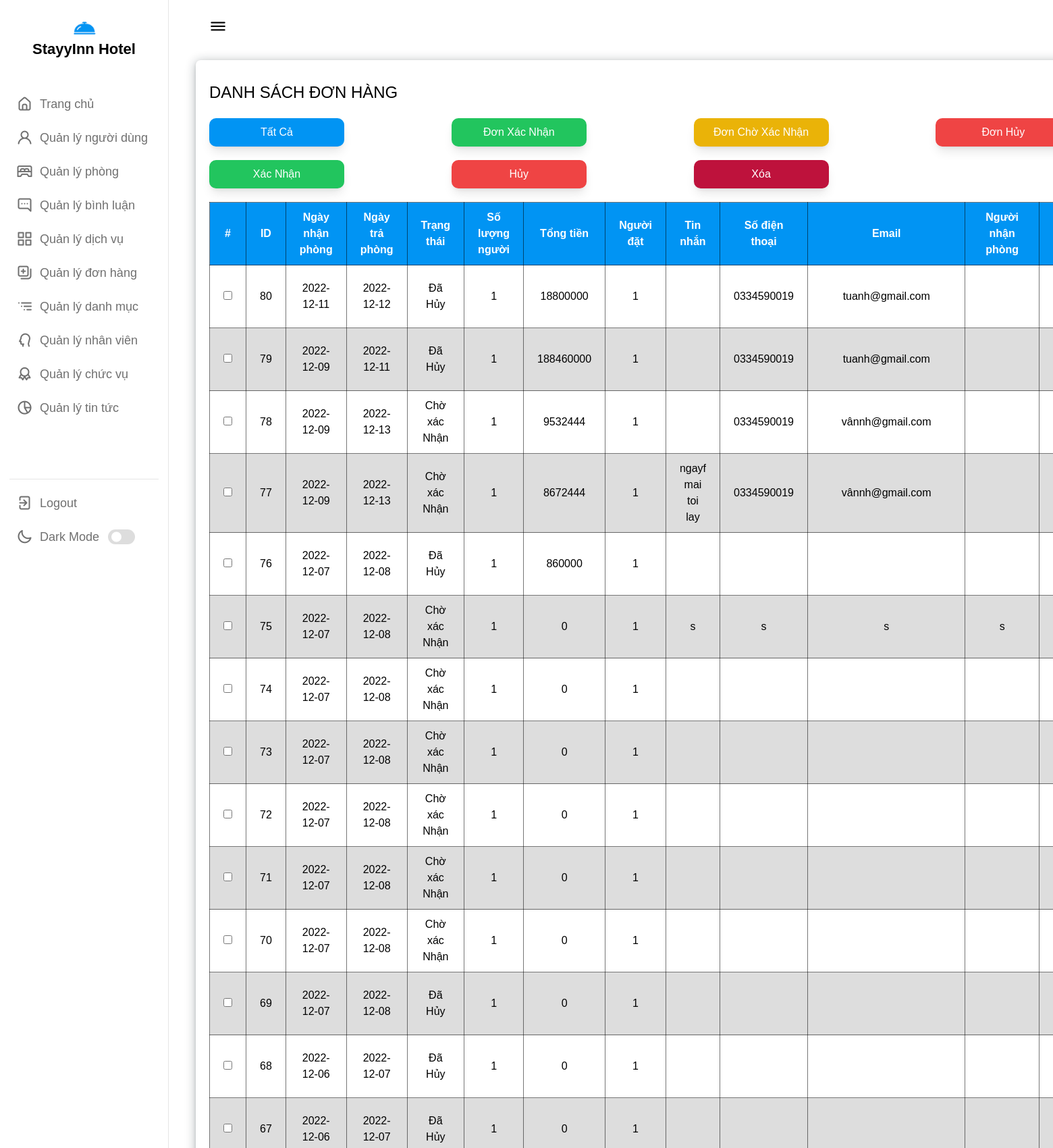
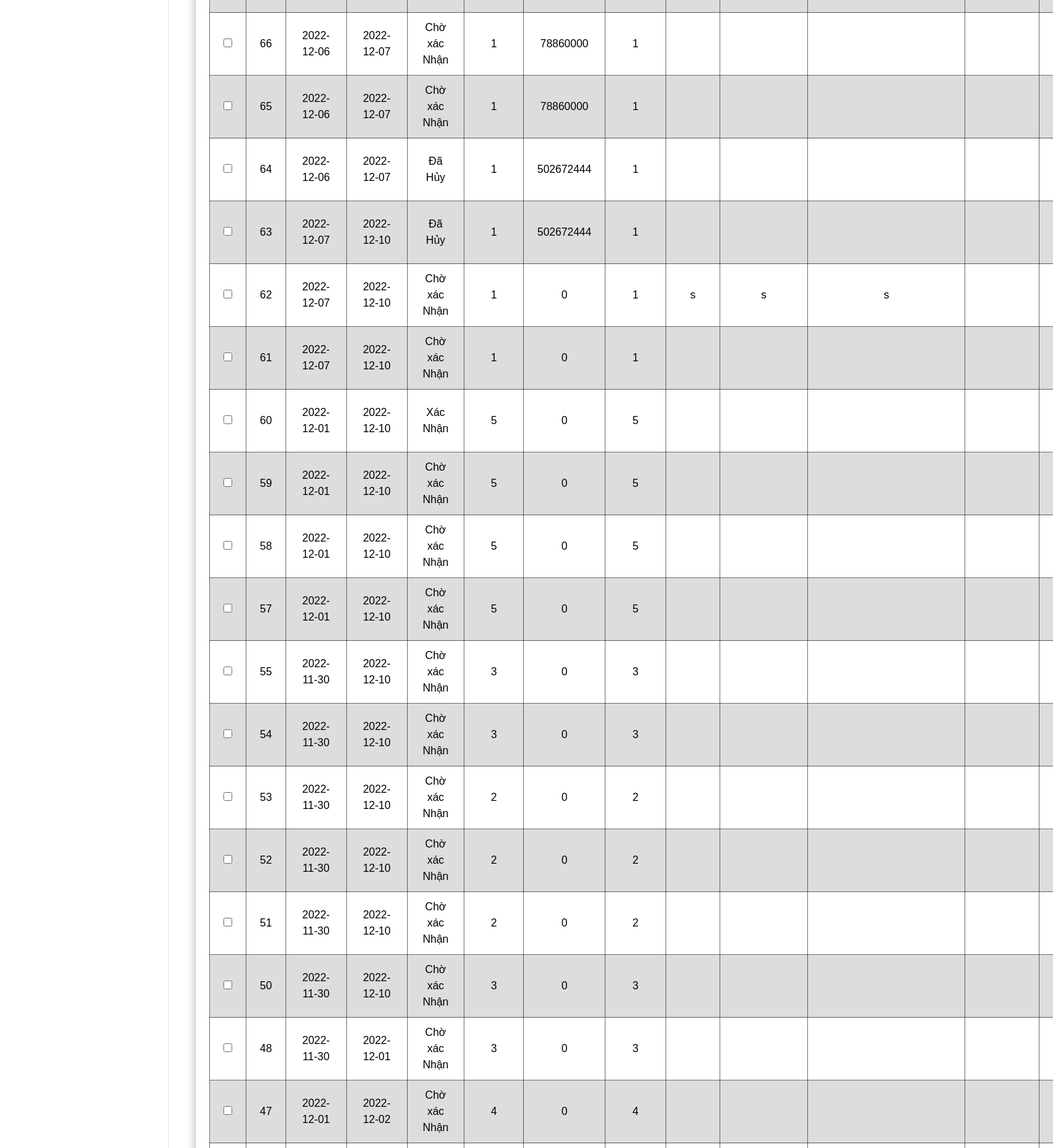
Page /admin/booking/c_booking.php (upper part) on the committed database (2 pictures, top to bottom).
### tables this page shows
CREATE TABLE `bookings` (
  `booking_id` int(11) NOT NULL,
  `check_in_date` date NOT NULL,
  `check_out_date` date NOT NULL,
  `status` tinyint(4) NOT NULL,
  `quantity_people` int(11) NOT NULL,
  `total_amount` int(11) NOT NULL,
  `message` varchar(200) NOT NULL,
  `phone` varchar(200) NOT NULL,
  `email` varchar(200) NOT NULL,
  `name` varchar(200) NOT NULL,
  `id_user` int(11) NOT NULL,
  `create_at` datetime NOT NULL DEFAULT current_timestamp(),
  `updated_at` date NOT NULL DEFAULT current_timestamp()
);

### admin/booking/c_booking.php (called while the page is built, shortened)
<?php
require_once '../../dao/pdo.php';
require_once '../../dao/booking_dao.php';
if(isset($_GET['status'])){
    $booking = load_by_status($_GET['status']);
}else{
    $booking = loadAll_booking();
}
include_once '../templates/layout/layout.php';
?>

### dao/pdo.php (called while the page is built, shortened)
<?php
function getConnect(){
    $connect = new PDO("mysql:host=" . DBHOST
                        . ";dbname=" . DBNAME
                        . ";charset=" . DBCHARSET,
                        DBUSER,
                        DBPASS
            );
    return $connect;
}
function pdo_query_all($query){
    $args = func_get_args();
    $args = array_slice($args, 1);
    $conn = getConnect();
    $stmt = $conn->prepare($query);
    $stmt->execute($args);
    $data = $stmt->fetchAll(PDO::FETCH_OBJ);
    if(count($data) > 0){
        return $data;
    }
    return [];
}
?>

### dao/booking_dao.php (called while the page is built, shortened)
<?php
function loadAll_booking(){
    $query = "SELECT * from bookings bk GROUP BY bk.booking_id DESC;";
    $listroom = pdo_query_all($query);
    return $listroom;
}
?>

### admin/booking/danh-sach.php (the view, shortened to what this page needs)
<div class="dash-content">
    <div class="content">
        <div class="danh_sach">
            <h3>
                DANH SÁCH ĐƠN HÀNG
            </h3>
            <form action="" method="post">
                <div class="action">
                    <div class="grid grid-cols-4 gap-[20px] my-3">
                        <div class="">
                            <a href="c_booking.php" class="bg-[#0194f3] capitalize text-center btn-outline- px-3 py-[12px] shadow-lg w-[200px]">
                                Tất Cả
                            </a>
                        </div>
                        <div class="">
                            <a href="c_booking.php?status=1" class="bg-green-500 capitalize text-center btn-outline- px-3 py-[12px] shadow-lg w-[200px]">
                                Đơn xác nhận
                            </a>
                        </div>
                        <div class="">
                            <a href="c_booking.php?status=0" class="bg-yellow-500 capitalize text-center btn-outline- px-3 py-[12px] shadow-lg w-[200px]">
                                Đơn chờ xác nhận
                            </a>
                        </div>
                        <div class="">
                            <a href="c_booking.php?status=2" class="bg-red-500 capitalize text-center btn-outline- px-3 py-[12px] shadow-lg w-[200px]">
                                Đơn hủy
                            </a>
                        </div>
                        <div class="">
                            <button type="submit" name="approve_booking" class="capitalize bg-green-500 text-center text-white px-3 py-[12px] shadow-lg w-[200px]">
                                xác nhận
                            </button>
                        </div>
                        <div class="">
                            <button type="submit" name="unapproved_booking" class="capitalize bg-red-500 text-center px-3 py-[12px] shadow-lg w-[200px]">
                                Hủy
                            </button>
                        </div>
                        <div class="">
                            <button type="submit" name="delete_booking" class="capitalize bg-rose-700 text-center px-3 py-[12px] shadow-lg w-[200px]" onclick="return confirm('Bạn muốn xóa đơn hàng không?')">
                                Xóa
                            </button>
                        </div>
                    </div>
                </div>
                <table>
                    <tr>
                        <th>#</th>
                        <th style="width: 65px;">ID</th>
                        <th>Ngày nhận phòng</th>
                        <th>Ngày trả phòng</th>
                        <th>Trạng thái</th>
                        <th>Số lượng người</th>
                        <th>Tổng tiền</th>
                        <th>Người đặt</th>
                        <th>Tin nhắn</th>
                        <th>Số điện thoại</th>
                        <th>Email</th>
                        <th>Người nhận phòng</th>
                        <th>Ngày tạo</th>
                    </tr>
                    <?php foreach ($booking as $key => $value) : ?>
                        <tr>
                            <td>
                                <input type="checkbox" name="booking[]" Value="<?php echo $value->booking_id ?>" id="">
                            </td>
                            <td><?php echo $value->booking_id?></td>
                            <td><?php echo $value->check_in_date?></td>
                            <td><?php echo $value->check_out_date?></td>
                            <td><?php  if(($value->status) == 0){
                                    echo "Chờ xác Nhận";
                            }else if(($value->status) == 1){
                                echo "Xác Nhận";
                            }else if (($value->status) == 2){
                                echo "Đã Hủy";
                            }
                                ?></td>
                            <td><?php echo $value->quantity_people ?></td>
                            <td><?php echo $value->total_amount ?></td>
                            <td><?php echo $value->quantity_people ?></td>
                            <td><?php echo $value->message ?></td>
                            <td><?php echo $value->phone ?></td>
                            <td><?php echo $value->email ?></td>
                            <td><?php echo $value->name ?></td>
                            <td><?php echo $value->create_at ?></td>
                        </tr>
                    <?php endforeach ?>
                </table>
            </form>
        </div>
    </div>
</div>

### admin/layout/assets/css/side.css (style rules this page uses)
:root { --primary-color: #0E4BF1; --panel-color: #FFF; --text-color: #000; --black-light-color: #707070; --border-color: #e6e5e5; --toggle-color: #DDD; --box1-color: #4DA3FF; --box2-color: #FFE6AC; --box3-color: #E7D1FC; --title-icon-color: #fff; --tran-05: all 0.5s ease; --tran-03: all 0.3s ease; --tran-03: all 0.2s ease; }

### admin/layout/assets/css/admin_booking1.css (style rules this page uses)
* { padding: 0; margin: 0; box-sizing: border-box; }
body { font-family: tahoma, sans-serif; }
.danh_sach { margin-top: 20px; box-shadow: rgba(14, 30, 37, 0.12) 0 2px 4px 0, rgba(14, 30, 37, 0.32) 0 2px 16px 0; padding: 10px 20px 40px 20px; border-radius: 7px; background-color: var(--panel-color); transition: var(--tran-05); }
.danh_sach h3 { margin: 20px 0; color: var(--text-color); transition: var(--tran-05); font-weight: 500; font-size: 24px; }
table { border-collapse: collapse; }
table, th, td { border: 1px solid rgba(0, 0, 0, 0.532); text-align: center; }
th { color: #fff; }
td, th { padding: 10px 20px; }
.action { margin: 20px 0; }
.action a, .action button, .action .add { margin-right: 5px; display: inline-block; text-decoration: none; color: #fff; padding: 9px; border-radius: 10px; }
table tr:nth-child(odd) { background-color: rgba(204, 204, 204, 0.667); }
table tr:nth-child(even) { background-color: white; }
table tr:nth-child(1) { background-color: #0194f3; }

### rows in the picture
bookings: booking_id "80", check_in_date "2022-12-11", check_out_date "2022-12-12", status "Đã Hủy", quantity_people "1", total_amount "18800000", phone "0334590019", email "tuanh@gmail.com"
bookings: booking_id "79", check_in_date "2022-12-09", check_out_date "2022-12-11", status "Đã Hủy", quantity_people "1", total_amount "188460000", phone "0334590019", email "tuanh@gmail.com"
bookings: booking_id "78", check_in_date "2022-12-09", check_out_date "2022-12-13", status "Chờ xác Nhận", quantity_people "1", total_amount "9532444", phone "0334590019", email "vânnh@gmail.com"
bookings: booking_id "77", check_in_date "2022-12-09", check_out_date "2022-12-13", status "Chờ xác Nhận", quantity_people "1", total_amount "8672444", message "ngayf mai toi lay", phone "0334590019", email "vânnh@gmail.com"
bookings: booking_id "76", check_in_date "2022-12-07", check_out_date "2022-12-08", status "Đã Hủy", quantity_people "1", total_amount "860000"
bookings: booking_id "75", check_in_date "2022-12-07", check_out_date "2022-12-08", status "Chờ xác Nhận", quantity_people "1", total_amount "0", message "s", phone "s", email "s", name "s"
bookings: booking_id "74", check_in_date "2022-12-07", check_out_date "2022-12-08", status "Chờ xác Nhận", quantity_people "1", total_amount "0"
bookings: booking_id "73", check_in_date "2022-12-07", check_out_date "2022-12-08", status "Chờ xác Nhận", quantity_people "1", total_amount "0"
bookings: booking_id "72", check_in_date "2022-12-07", check_out_date "2022-12-08", status "Chờ xác Nhận", quantity_people "1", total_amount "0"
bookings: booking_id "71", check_in_date "2022-12-07", check_out_date "2022-12-08", status "Chờ xác Nhận", quantity_people "1", total_amount "0"
bookings: booking_id "70", check_in_date "2022-12-07", check_out_date "2022-12-08", status "Chờ xác Nhận", quantity_people "1", total_amount "0"
bookings: booking_id "69", check_in_date "2022-12-07", check_out_date "2022-12-08", status "Đã Hủy", quantity_people "1", total_amount "0"
bookings: booking_id "68", check_in_date "2022-12-06", check_out_date "2022-12-07", status "Đã Hủy", quantity_people "1", total_amount "0"
bookings: booking_id "67", check_in_date "2022-12-06", check_out_date "2022-12-07", status "Đã Hủy", quantity_people "1", total_amount "0"
bookings: booking_id "66", check_in_date "2022-12-06", check_out_date "2022-12-07", status "Chờ xác Nhận", quantity_people "1", total_amount "78860000"
bookings: booking_id "65", check_in_date "2022-12-06", check_out_date "2022-12-07", status "Chờ xác Nhận", quantity_people "1", total_amount "78860000"
bookings: booking_id "64", check_in_date "2022-12-06", check_out_date "2022-12-07", status "Đã Hủy", quantity_people "1", total_amount "502672444"
bookings: booking_id "63", check_in_date "2022-12-07", check_out_date "2022-12-10", status "Đã Hủy", quantity_people "1", total_amount "502672444"
bookings: booking_id "62", check_in_date "2022-12-07", check_out_date "2022-12-10", status "Chờ xác Nhận", quantity_people "1", total_amount "0", message "s", phone "s", email "s"
bookings: booking_id "61", check_in_date "2022-12-07", check_out_date "2022-12-10", status "Chờ xác Nhận", quantity_people "1", total_amount "0"
bookings: booking_id "60", check_in_date "2022-12-01", check_out_date "2022-12-10", status "Xác Nhận", quantity_people "5", total_amount "0"
bookings: booking_id "59", check_in_date "2022-12-01", check_out_date "2022-12-10", status "Chờ xác Nhận", quantity_people "5", total_amount "0"
bookings: booking_id "58", check_in_date "2022-12-01", check_out_date "2022-12-10", status "Chờ xác Nhận", quantity_people "5", total_amount "0"
bookings: booking_id "57", check_in_date "2022-12-01", check_out_date "2022-12-10", status "Chờ xác Nhận", quantity_people "5", total_amount "0"
bookings: booking_id "55", check_in_date "2022-11-30", check_out_date "2022-12-10", status "Chờ xác Nhận", quantity_people "3", total_amount "0"
bookings: booking_id "54", check_in_date "2022-11-30", check_out_date "2022-12-10", status "Chờ xác Nhận", quantity_people "3", total_amount "0"
bookings: booking_id "53", check_in_date "2022-11-30", check_out_date "2022-12-10", status "Chờ xác Nhận", quantity_people "2", total_amount "0"
bookings: booking_id "52", check_in_date "2022-11-30", check_out_date "2022-12-10", status "Chờ xác Nhận", quantity_people "2", total_amount "0"
bookings: booking_id "51", check_in_date "2022-11-30", check_out_date "2022-12-10", status "Chờ xác Nhận", quantity_people "2", total_amount "0"
bookings: booking_id "50", check_in_date "2022-11-30", check_out_date "2022-12-10", status "Chờ xác Nhận", quantity_people "3", total_amount "0"
bookings: booking_id "48", check_in_date "2022-11-30", check_out_date "2022-12-01", status "Chờ xác Nhận", quantity_people "3", total_amount "0"
bookings: booking_id "47", check_in_date "2022-12-01", check_out_date "2022-12-02", status "Chờ xác Nhận", quantity_people "4", total_amount "0"
